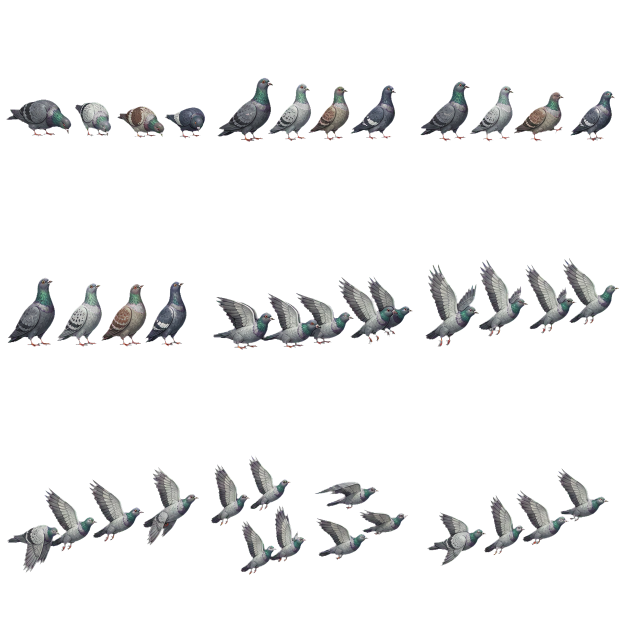
#> input picture assets/art/Day1 Scene 1/birds/source/birds_animation_v3_rgba_full.png, 1254 x 1254 px (shown at 1/2 size)
$ python prepare_day1_birds.py
#> lines starting #> are read from the running program, lines starting #| are printed output that depends on the picture
"""Create runtime-sized transparent pigeon takeoff frames from the AI source."""

from __future__ import annotations

from pathlib import Path

from PIL import Image


PROJECT_ROOT = Path(__file__).resolve().parents[1]
BIRD_DIR = PROJECT_ROOT / "assets/art/Day1 Scene 1/birds"
SOURCE = BIRD_DIR / "source/birds_animation_v3_rgba_full.png"
SHEET_OUTPUT = BIRD_DIR / "birds_animation_sheet_v3.png"
FRAME_SIZE = 256
GRID_SIZE = 3
FRAME_COUNT = 9
CELL_MARGIN = 3


def main() -> None:
    source = Image.open(SOURCE).convert("RGBA")
#> source is the input picture: PIL image 1254x1254 RGBA; mean R, G, B, A 12.5, 12.7, 12.9, 26.9
    cell_width = source.width // GRID_SIZE
#> cell_width = 418
    cell_height = source.height // GRID_SIZE
#> cell_height = 418
    sheet = Image.new(
        "RGBA", (FRAME_SIZE * GRID_SIZE, FRAME_SIZE * GRID_SIZE), (0, 0, 0, 0)
    )
#> sheet: PIL image 768x768 RGBA; every value is 0

    for index in range(FRAME_COUNT):
        column = index % GRID_SIZE
        row = index // GRID_SIZE
        frame = source.crop(
            (
                column * cell_width + CELL_MARGIN,
                row * cell_height + CELL_MARGIN,
                (column + 1) * cell_width - CELL_MARGIN,
                (row + 1) * cell_height - CELL_MARGIN,
            )
        )
        frame = frame.resize((FRAME_SIZE, FRAME_SIZE), Image.Resampling.LANCZOS)
        frame_path = BIRD_DIR / f"birds_animation_v3_frame_{index + 1:02d}.png"
        frame.save(frame_path, optimize=True)
        sheet.paste(frame, (column * FRAME_SIZE, row * FRAME_SIZE), frame)
#> this loop made 9 passes
#> pass 1, in main, `frame = source.crop( ( column * cell_width + CELL_MARGIN, row * cell_h..`:
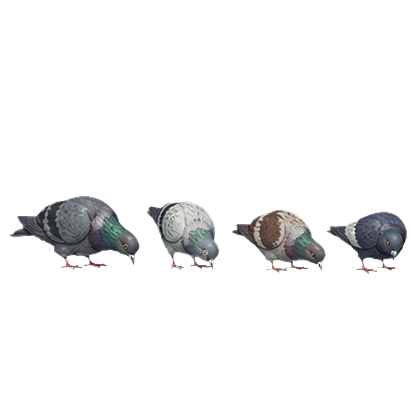
#> frame: PIL image 412x412 RGBA; mean R, G, B, A 8.4, 8.4, 8.6, 19.5; transparent parts drawn white
#> pass 2, in main, `frame = source.crop( ( column * cell_width + CELL_MARGIN, row * cell_h..`:
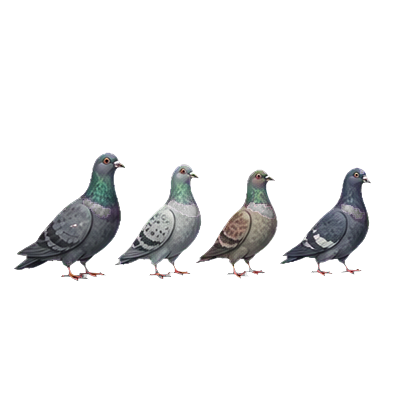
#> frame: PIL image 412x412 RGBA; mean R, G, B, A 10.3, 10.3, 10.7, 24.5; transparent parts drawn white
#> after the loop:
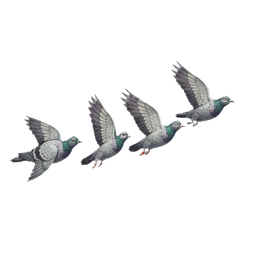
#> frame: PIL image 256x256 RGBA; mean R, G, B, A 12.8, 13.1, 13.3, 23.3; transparent parts drawn white
#> after the loop:
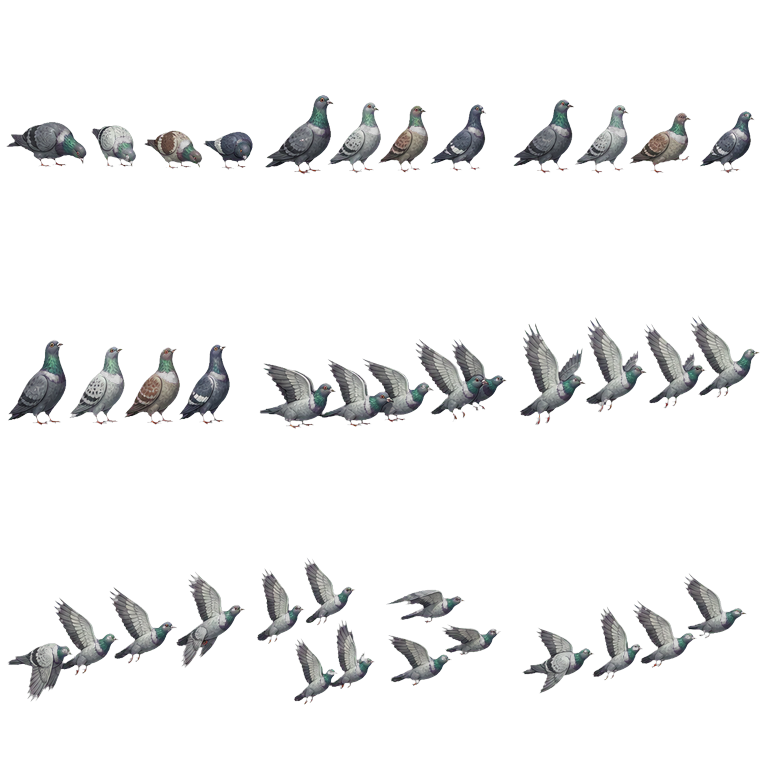
#> sheet: PIL image 768x768 RGBA; mean R, G, B, A 11.6, 11.9, 12.1, 26.2; transparent parts drawn white

    sheet.save(SHEET_OUTPUT, optimize=True)
    alpha = sheet.getchannel("A")
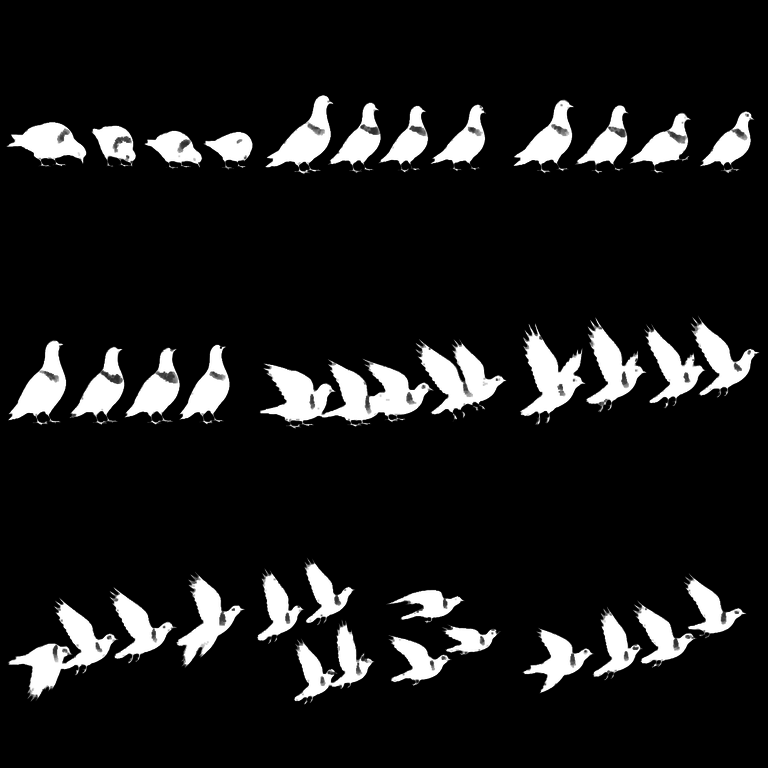
#> alpha: PIL image 768x768 L; min 0, max 255, mean 26.2
    print(
        f"Wrote {SHEET_OUTPUT.name}: {sheet.width}x{sheet.height}, "
        f"{FRAME_COUNT} frames at {FRAME_SIZE}x{FRAME_SIZE}, alpha={alpha.getextrema()}"
    )
#| Wrote birds_animation_sheet_v3.png: 768x768, 9 frames at 256x256, alpha=(0, 255)


if __name__ == "__main__":
    main()

$ run again, with assets/art/Day1 Scene 1/birds/source/birds_animation_v2_rgba_full.png copied over assets/art/Day1 Scene 1/birds/source/birds_animation_v3_rgba_full.png
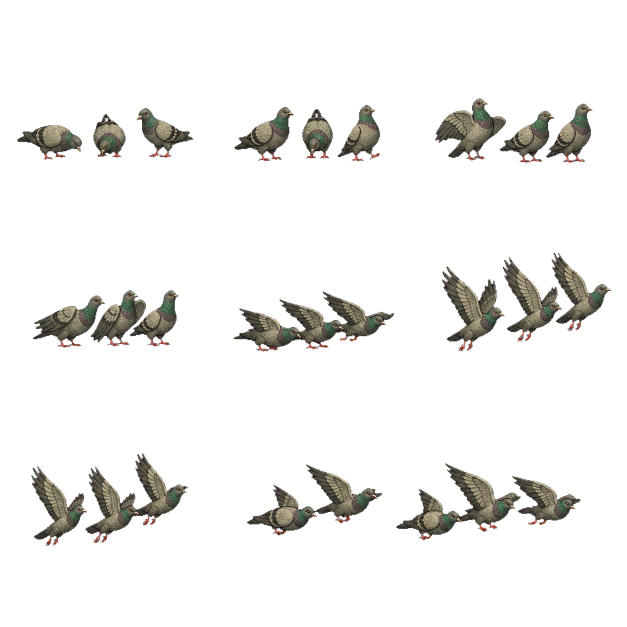
#> input picture assets/art/Day1 Scene 1/birds/source/birds_animation_v2_rgba_full.png, 1254 x 1254 px (shown at 1/2 size)
#> in main, source is the input picture: PIL image 1254x1254 RGBA; mean R, G, B, A 9.8, 9.3, 7.7, 24.7
#> after the loop in main, `for index in range(FRAME_COUNT):`:
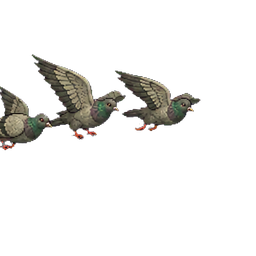
#> frame: PIL image 256x256 RGBA; mean R, G, B, A 11.7, 10.8, 9, 27.2; transparent parts drawn white
#> in main, `alpha = sheet.getchannel("A")`:
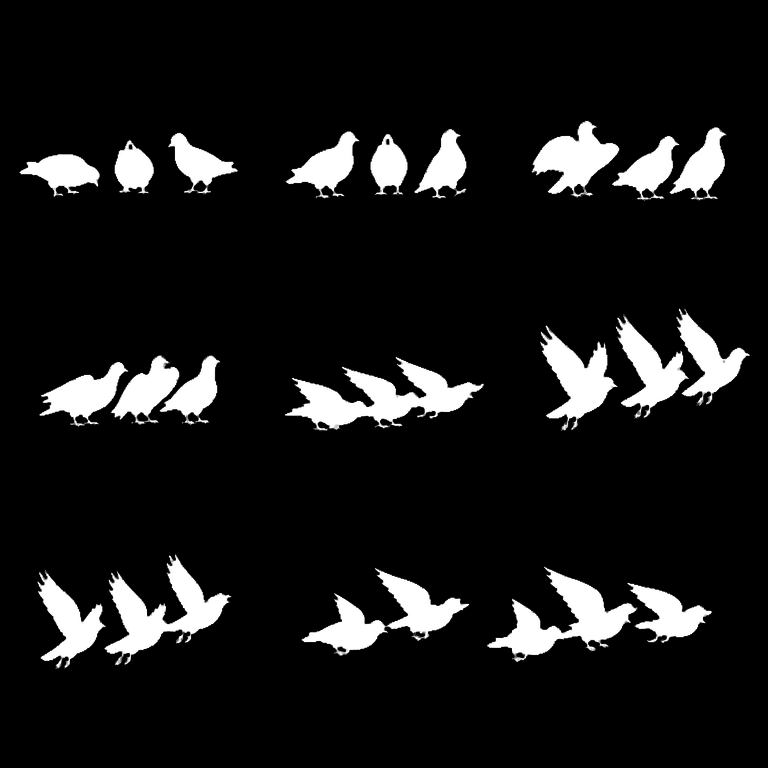
#> alpha: PIL image 768x768 L; min 0, max 255, mean 24.5
#| Wrote birds_animation_sheet_v3.png: 768x768, 9 frames at 256x256, alpha=(0, 255)
